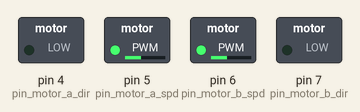
Simulated run of this sketch. Board: Arduino Uno, built with avr-gcc and run on an emulated ATmega328P. On the bench: switched loads named in the sketch (green lamp = pin HIGH).

Above: at 0.05 s.
At 1.95 s:
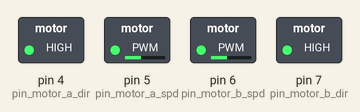
At 2.95 s:
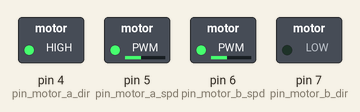
At 3.95 s:
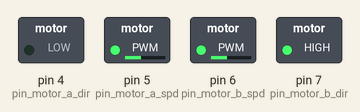
Timing chart, 0 to 4.6 s (numbered marks = the images above):
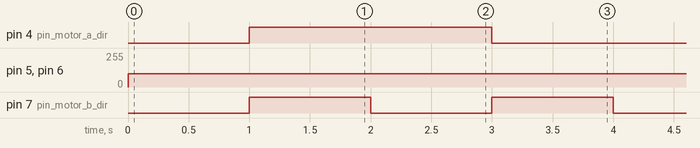

The sketch:

sample_drive.ino
```cpp
//Drives forwards and backwards then turns left then right

int pin_motor_a_dir = 4;
int pin_motor_a_spd = 5;
int pin_motor_b_dir = 7;
int pin_motor_b_spd = 6;

void setup() {
  pinMode(pin_motor_a_dir, OUTPUT);
  pinMode(pin_motor_a_spd, OUTPUT);
  pinMode(pin_motor_b_dir, OUTPUT);
  pinMode(pin_motor_b_spd, OUTPUT);
}

void loop() {

  //Forwards
  digitalWrite(pin_motor_a_dir, 0);
  analogWrite(pin_motor_a_spd, 100);
  digitalWrite(pin_motor_b_dir, 0);
  analogWrite(pin_motor_b_spd, 100);
  delay(1000);

  //Backwards
  digitalWrite(pin_motor_a_dir, 1);
  analogWrite(pin_motor_a_spd, 100);
  digitalWrite(pin_motor_b_dir, 1);
  analogWrite(pin_motor_b_spd, 100);
  delay(1000);

  //Left
  digitalWrite(pin_motor_a_dir, 1);
  analogWrite(pin_motor_a_spd, 100);
  digitalWrite(pin_motor_b_dir, 0);
  analogWrite(pin_motor_b_spd, 100);
  delay(1000);

  //Right
  digitalWrite(pin_motor_a_dir, 0);
  analogWrite(pin_motor_a_spd, 100);
  digitalWrite(pin_motor_b_dir, 1);
  analogWrite(pin_motor_b_spd, 100);
  delay(1000);
}
```

Measured:
- by itself, pin 4 (pin_motor_a_dir): alternates HIGH for 2.0 s and LOW for 2.0 s
- by itself, pin 5 (pin_motor_a_spd), pin 6 (pin_motor_b_spd): 0/255 → 100/255 at 0.00 s
- by itself, pin 7 (pin_motor_b_dir): alternates HIGH for 1.0 s and LOW for 1.0 s
